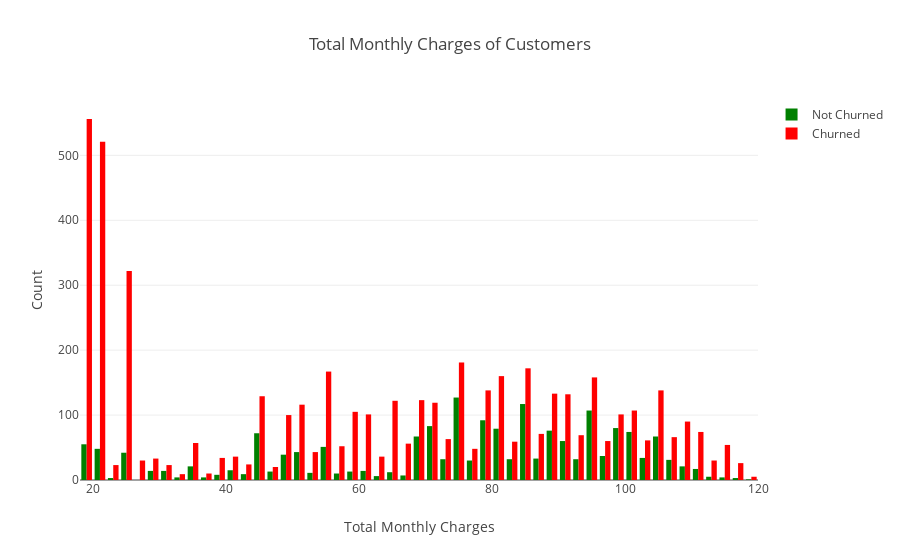

Notebook cell for this chart:
### Markdown cell above
v.) Churn by Monthly Charges: Higher % of customers churn when the monthly charges are high.

### Code cell
trace0 = go.Histogram(
        x = dfy.MonthlyCharges,
    name = 'Not Churned',
    marker=dict(color='green'))

trace1 = go.Histogram(
    x = dfn.MonthlyCharges,
    name = 'Churned',
    marker=dict(color='red'))

layout = go.Layout(title = 'Total Monthly Charges of Customers',
                   xaxis=dict(title='Total Monthly Charges'),
                   yaxis=dict( title='Count'),
                   )
data = [trace0,trace1]

fig = go.Figure(data=data, layout=layout)

iplot(fig) #high % of users churn when charges were high

### Figure 1 — Plotly figure (JSON) as saved in the notebook; plotly's stock layout.template omitted (floating-point values rounded to 4 significant figures; data arrays with more than 128 entries replaced by an {"elided": "..."} marker saying what was removed)
{"data": [{"marker": {"color": "green"}, "name": "Not Churned", "type": "histogram", "uid": "fabe5912-090f-45e1-b5ee-91a42823d7c1", "x": {"elided": "1869 float values"}}, {"marker": {"color": "red"}, "name": "Churned", "type": "histogram", "uid": "f9ecbf63-b4a5-4872-beda-a46a0710813e", "x": {"elided": "5163 float values"}}], "layout": {"title": {"text": "Total Monthly Charges of Customers"}, "xaxis": {"title": {"text": "Total Monthly Charges"}}, "yaxis": {"title": {"text": "Count"}}}}
